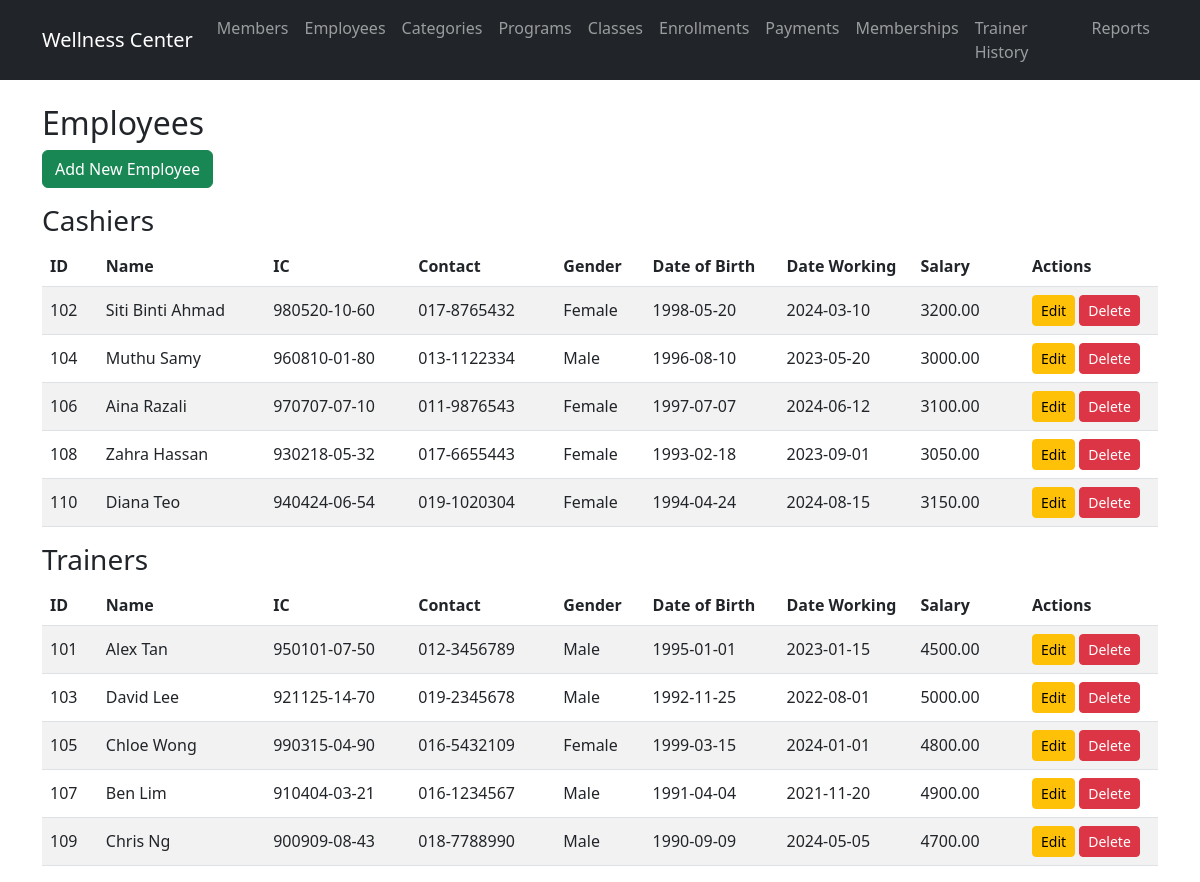
/routes/employees/view.php, run on the app's committed database.
### tables this page shows
CREATE TABLE `employee` (
  `employee_id` int(11) NOT NULL,
  `employee_name` varchar(100) NOT NULL,
  `employee_ic` VARCHAR(12) NOT NULL,
  `employee_contact` VARCHAR(20) NOT NULL,
  `gender` varchar(10) DEFAULT NULL,
  `date_of_birth` date DEFAULT NULL,
  `date_working` date DEFAULT NULL,
  `employee_salary` decimal(10,2) DEFAULT NULL,
  `employee_type` enum('C','T') NOT NULL
);

### models/Employee.php (called while the page is built, shortened)
<?php
require_once __DIR__ . '/../config/database.php';
class Employee {
    public $pdo;
    public function __construct() {
        global $pdo;
        $this->pdo = $pdo;
    }
    public function getAll() {
        $stmt = $this->pdo->query("SELECT * FROM employee");
        return $stmt->fetchAll(PDO::FETCH_ASSOC);
    }
}

### routes/employees/view.php (the view, shortened to what this page needs)
<?php
require_once '../../models/Employee.php';
$employee = new Employee();
$employees = $employee->getAll();
$cashiers = array_filter($employees, function($e) { return $e['employee_type'] === 'C'; });
$trainers = array_filter($employees, function($e) { return $e['employee_type'] === 'T'; });
include '../../views/header.php';
?>
<h2>Employees</h2>
<a href="create.php" class="btn btn-success mb-3">Add New Employee</a>
<h3>Cashiers</h3>
<div class="table-responsive">
<table class="table table-striped align-middle text-wrap" style="word-break:break-word; table-layout:fixed;">
    <thead>
        <tr>
            <th style="width: 5%">ID</th>
            <th style="width: 15%">Name</th>
            <th style="width: 13%">IC</th>
            <th style="width: 13%">Contact</th>
            <th style="width: 8%">Gender</th>
            <th style="width: 12%">Date of Birth</th>
            <th style="width: 12%">Date Working</th>
            <th style="width: 10%">Salary</th>
            <th style="width: 12%">Actions</th>
        </tr>
    </thead>
    <tbody>
        <?php foreach ($cashiers as $e): ?>
        <tr>
            <td><?php echo $e['employee_id']; ?></td>
            <td><?php echo $e['employee_name']; ?></td>
            <td><?php echo $e['employee_ic']; ?></td>
            <td><?php echo $e['employee_contact']; ?></td>
            <td><?php echo $e['gender']; ?></td>
            <td><?php echo $e['date_of_birth']; ?></td>
            <td><?php echo $e['date_working']; ?></td>
            <td><?php echo $e['employee_salary']; ?></td>
            <td>
                <a href="edit.php?id=<?php echo $e['employee_id']; ?>" class="btn btn-warning btn-sm">Edit</a>
                <button type="button" class="btn btn-danger btn-sm" data-bs-toggle="modal" data-bs-target="#deleteModal" data-employee-id="<?php echo $e['employee_id']; ?>" data-employee-name="<?php echo htmlspecialchars($e['employee_name']); ?>">Delete</button>
            </td>
        </tr>
        <?php endforeach; ?>
    </tbody>
    </table>
</div>
<h3>Trainers</h3>
<div class="table-responsive">
<table class="table table-striped align-middle text-wrap" style="word-break:break-word; table-layout:fixed;">
    <thead>
        <tr>
            <th style="width: 5%">ID</th>
            <th style="width: 15%">Name</th>
            <th style="width: 13%">IC</th>
            <th style="width: 13%">Contact</th>
            <th style="width: 8%">Gender</th>
            <th style="width: 12%">Date of Birth</th>
            <th style="width: 12%">Date Working</th>
            <th style="width: 10%">Salary</th>
            <th style="width: 12%">Actions</th>
        </tr>
    </thead>
    <tbody>
        <?php foreach ($trainers as $e): ?>
        <tr>
            <td><?php echo $e['employee_id']; ?></td>
            <td><?php echo $e['employee_name']; ?></td>
            <td><?php echo $e['employee_ic']; ?></td>
            <td><?php echo $e['employee_contact']; ?></td>
            <td><?php echo $e['gender']; ?></td>
            <td><?php echo $e['date_of_birth']; ?></td>
            <td><?php echo $e['date_working']; ?></td>
            <td><?php echo $e['employee_salary']; ?></td>
            <td>
                <a href="edit.php?id=<?php echo $e['employee_id']; ?>" class="btn btn-warning btn-sm">Edit</a>
                <button type="button" class="btn btn-danger btn-sm" data-bs-toggle="modal" data-bs-target="#deleteModal" data-employee-id="<?php echo $e['employee_id']; ?>" data-employee-name="<?php echo htmlspecialchars($e['employee_name']); ?>">Delete</button>
            </td>
        </tr>
        <?php endforeach; ?>
    </tbody>
    </table>
</div>
<?php include '../../views/footer.php'; ?>

### data on the page
employee: employee_id "102", employee_name "Siti Binti Ahmad", employee_ic "980520-10-60", employee_contact "017-8765432", gender "Female", date_of_birth "1998-05-20", date_working "2024-03-10", employee_salary "3200.00"
employee: employee_id "104", employee_name "Muthu Samy", employee_ic "960810-01-80", employee_contact "013-1122334", gender "Male", date_of_birth "1996-08-10", date_working "2023-05-20", employee_salary "3000.00"
employee: employee_id "106", employee_name "Aina Razali", employee_ic "970707-07-10", employee_contact "011-9876543", gender "Female", date_of_birth "1997-07-07", date_working "2024-06-12", employee_salary "3100.00"
employee: employee_id "108", employee_name "Zahra Hassan", employee_ic "930218-05-32", employee_contact "017-6655443", gender "Female", date_of_birth "1993-02-18", date_working "2023-09-01", employee_salary "3050.00"
employee: employee_id "110", employee_name "Diana Teo", employee_ic "940424-06-54", employee_contact "019-1020304", gender "Female", date_of_birth "1994-04-24", date_working "2024-08-15", employee_salary "3150.00"
employee: employee_id "101", employee_name "Alex Tan", employee_ic "950101-07-50", employee_contact "012-3456789", gender "Male", date_of_birth "1995-01-01", date_working "2023-01-15", employee_salary "4500.00"
employee: employee_id "103", employee_name "David Lee", employee_ic "921125-14-70", employee_contact "019-2345678", gender "Male", date_of_birth "1992-11-25", date_working "2022-08-01", employee_salary "5000.00"
employee: employee_id "105", employee_name "Chloe Wong", employee_ic "990315-04-90", employee_contact "016-5432109", gender "Female", date_of_birth "1999-03-15", date_working "2024-01-01", employee_salary "4800.00"
employee: employee_id "107", employee_name "Ben Lim", employee_ic "910404-03-21", employee_contact "016-1234567", gender "Male", date_of_birth "1991-04-04", date_working "2021-11-20", employee_salary "4900.00"
employee: employee_id "109", employee_name "Chris Ng", employee_ic "900909-08-43", employee_contact "018-7788990", gender "Male", date_of_birth "1990-09-09", date_working "2024-05-05", employee_salary "4700.00"
